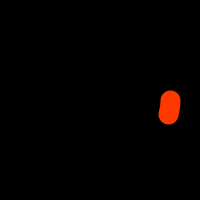
Frame 1 (no input)
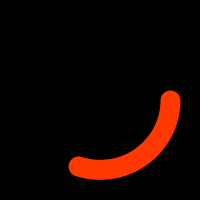
Frame 60 (the mouse pressed at the canvas centre just before this capture)
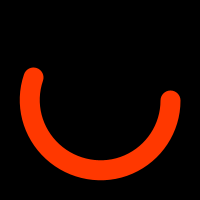
Frame 120 (the mouse held since frame 60 and released just before this capture)

The Processing sketch that drew these frames (run headless with seeded random() and noise(); from frame 60 on, the mouse is pressed at the canvas centre):

// Processing sketch: SimpleGauge
// ── SimpleGauge.pde
    /**
     * Simple Gauge
     * 2016-11-01 Jeremy Douglass Processing 3.2.1
     **/
    void setup(){
      size(200,200);
      fill(0,0,0,0);
      strokeWeight(20);
      stroke(255,56,0);
    }
    void draw(){
      background(0);
      arc(200/2, 200/2, 200*0.7, 200*0.7, 0, (millis()%4000.0)/4000*TWO_PI,OPEN);
    }
